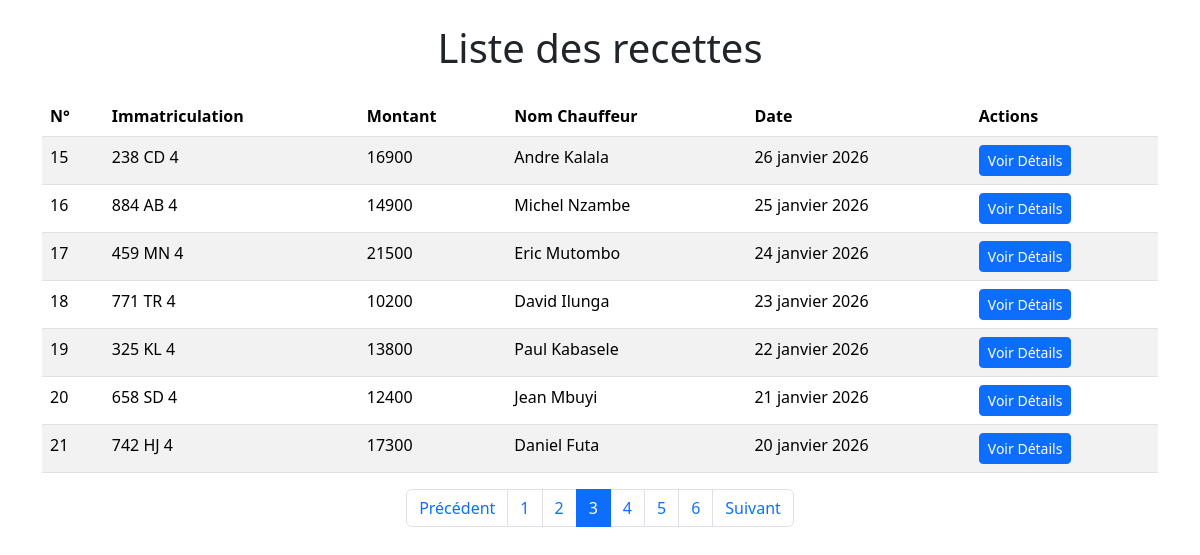
Screenshot of /recette/affiche?page=3 with the database file from the repository.
### recette/models.py (models this page shows, shortened)
class Recette(models.Model):
    montant=models.IntegerField(default=0)
    immatriculation=models.CharField(max_length=20,primary_key=True)
    nom_chauffeur=models.CharField(max_length=30)
    note=models.TextField(default=None)
    date_recette=models.DateField()
    date_creation=models.DateTimeField(auto_now_add=True)
    date_mis_a_jour=models.DateTimeField(auto_now=True)
    class Meta:
        verbose_name='Recette'
        verbose_name_plural='Recettes'

### recette/views.py (the view)
# urls.py: path('affiche', views.index, name='index'),
def index(request):
    recettes = Recette.objects.all().order_by('-date_recette')
    paginator = Paginator(recettes, 7)
    nombre_page = request.GET.get('page')
    page_recettes = paginator.get_page(nombre_page)
    context = {
        'recettes': page_recettes,
        'taille':'len(recettes)'
    }
    return render(request, 'recette/index.html', context)

### recette/templates/recette/index.html
{% extends 'recette/base.html' %}
{% block titre %}Liste des recettes{% endblock %}
{% block content %}
<table class="table table-striped">
    <thead>
        <tr>
            <th scope="col">N°</th>
            <th scope="col">Immatriculation</th>
            <th scope="col">Montant</th>
            <th scope="col">Nom Chauffeur</th>
            <th scope="col">Date</th>
            <th scope="col">Actions</th>
        </tr>
    </thead>
    <tbody>
        {% for recette in recettes  %}
        <tr>
            <td>{{ forloop.counter0|add:recettes.start_index }}</td>
            <td>{{ recette.immatriculation }}</td>
            <td>{{ recette.montant }}</td>
            <td>{{ recette.nom_chauffeur }}</td>
            <td>{{ recette.date_recette }}</td>
            <td>
                <a href="{% url 'recette:details' recette.immatriculation %}" class="btn btn-primary btn-sm">Voir Détails</a>
            </td>
        </tr>
        {% endfor %}
    </tbody>
</table>
<nav aria-label="Page navigation">
  <ul class="pagination justify-content-center mt-3">
    {% if recettes.has_previous %}
      <li class="page-item">
        <a class="page-link" href="?page={{ recettes.previous_page_number }}">Précédent</a>
      </li>
    {% else %}
      <li class="page-item disabled">
        <span class="page-link">Précédent</span>
      </li>
    {% endif %}
    {% for numero in recettes.paginator.page_range %}
      {% if recettes.number == numero %}
        <li class="page-item active">
          <span class="page-link">{{ numero }}</span>
        </li>
      {% else %}
        <li class="page-item"><a class="page-link" href="?page={{ numero }}">{{ numero }}</a></li>
      {% endif %}
    {% endfor %}
    {% if recettes.has_next %}
      <li class="page-item">
        <a class="page-link" href="?page={{ recettes.next_page_number }}">Suivant</a>
      </li>
    {% else %}
      <li class="page-item disabled">
        <span class="page-link">Suivant</span>
      </li>
    {% endif %}
  </ul>
</nav>
{% endblock %}

### rows the page displays
Recette: immatriculation "238 CD 4", montant "16900", nom_chauffeur "Andre Kalala", date_recette "26 janvier 2026"
Recette: immatriculation "884 AB 4", montant "14900", nom_chauffeur "Michel Nzambe", date_recette "25 janvier 2026"
Recette: immatriculation "459 MN 4", montant "21500", nom_chauffeur "Eric Mutombo", date_recette "24 janvier 2026"
Recette: immatriculation "771 TR 4", montant "10200", nom_chauffeur "David Ilunga", date_recette "23 janvier 2026"
Recette: immatriculation "325 KL 4", montant "13800", nom_chauffeur "Paul Kabasele", date_recette "22 janvier 2026"
Recette: immatriculation "658 SD 4", montant "12400", nom_chauffeur "Jean Mbuyi", date_recette "21 janvier 2026"
Recette: immatriculation "742 HJ 4", montant "17300", nom_chauffeur "Daniel Futa", date_recette "20 janvier 2026"

### other values shown
{{ numero }} "1" "2" "4" "5" "6"
{{ numero }} "3"
